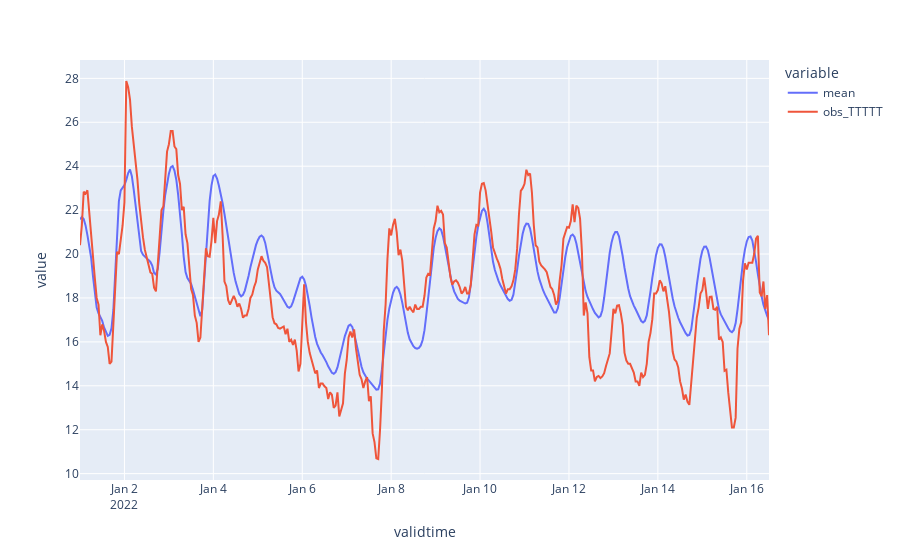

Notebook code for this chart:
### Code cell
fig.show()

### Figure 1 — Plotly figure (JSON) as saved in the notebook; plotly's stock layout.template omitted (floating-point values rounded to 4 significant figures; data arrays with more than 128 entries replaced by an {"elided": "..."} marker saying what was removed)
{"data": [{"hovertemplate": "variable=mean<br>validtime=%{x}<br>value=%{y}<extra></extra>", "legendgroup": "mean", "line": {"color": "#636efa", "dash": "solid"}, "marker": {"symbol": "circle"}, "mode": "lines", "name": "mean", "orientation": "v", "showlegend": true, "type": "scatter", "x": {"elided": "373 str values"}, "xaxis": "x", "y": {"elided": "373 float values"}, "yaxis": "y"}, {"hovertemplate": "variable=obs_TTTTT<br>validtime=%{x}<br>value=%{y}<extra></extra>", "legendgroup": "obs_TTTTT", "line": {"color": "#EF553B", "dash": "solid"}, "marker": {"symbol": "circle"}, "mode": "lines", "name": "obs_TTTTT", "orientation": "v", "showlegend": true, "type": "scatter", "x": {"elided": "373 str values"}, "xaxis": "x", "y": {"elided": "373 float values"}, "yaxis": "y"}], "layout": {"legend": {"title": {"text": "variable"}, "tracegroupgap": 0}, "margin": {"t": 60}, "xaxis": {"anchor": "y", "domain": [0, 1], "title": {"text": "validtime"}}, "yaxis": {"anchor": "x", "domain": [0, 1], "title": {"text": "value"}}}}
